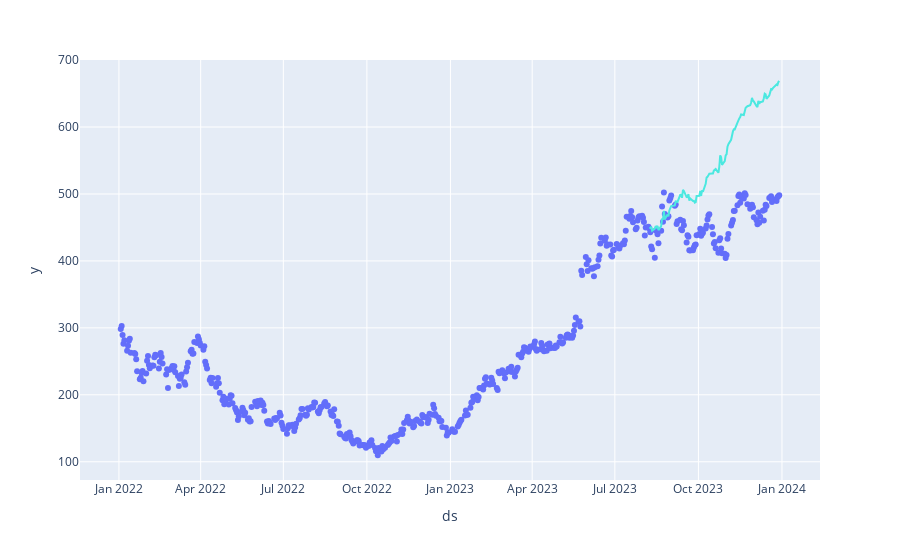

The notebook cell saved with this chart:
### Code cell
fig = px.scatter(p_df, x="ds", y="y")
fig.add_trace(px.line(forecast, x="ds", y="yhat").data[0])
fig["data"][1]["line"]["color"] = "#4BE8E0"
fig.show()
